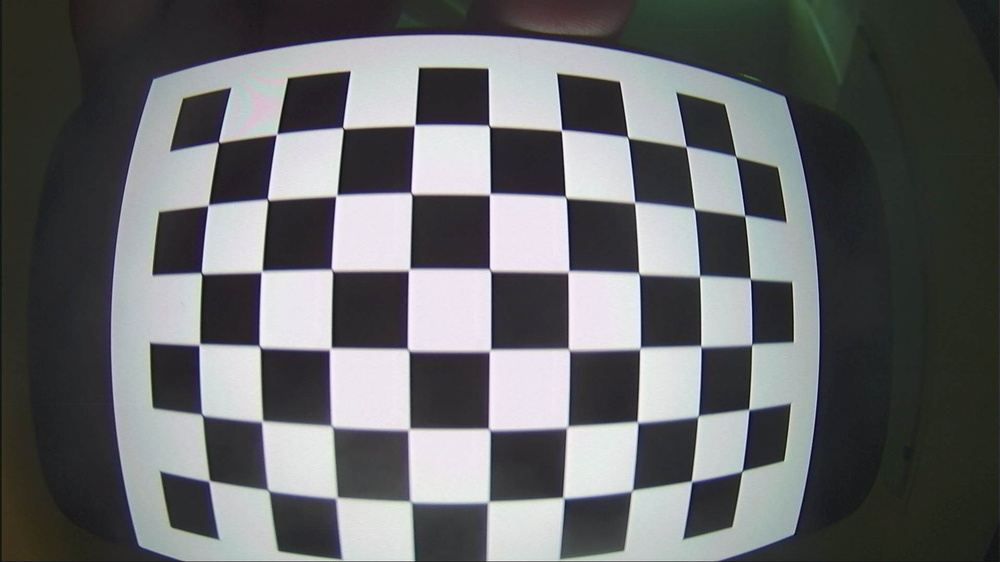
#> input picture .calibration/chessboards/doorcam0150.jpg, 1000 x 562 px, shrunk from 1920 x 1080 before the run; its folder holds only this picture in this run
$ python undistort.py
#> lines starting #> are read from the running program, lines starting #| are printed output that depends on the picture; long printed decimals are rounded
#!/usr/bin/python3

import os
import sys

root = os.path.dirname(os.path.abspath(__file__))
lib = os.path.abspath(os.path.join(root, '../lib'))
sys.path.insert(0, lib)

import numpy as np
import base64
import cv2
import glob
import io

# termination criteria
criteria = (cv2.TERM_CRITERIA_EPS + cv2.TERM_CRITERIA_MAX_ITER, 30, 0.01)

rows = 0
cols = 0
imgs = list()

def calibrate(dirpath, width=9, height=6):
#> called with dirpath = '.calibration/chessboards', width = 9, height = 6
    global rows, cols, imgs

    """ Apply camera calibration operation for images in the given directory path. """
    # prepare object points, like (0,0,0), (1,0,0), (2,0,0) ....,(8,6,0)
    objp = np.zeros((height * width, 3), np.float32)
    objp[:,:2] = np.mgrid[0:width, 0:height].T.reshape(-1, 2)

    # Arrays to store object points and image points from all the images.
    objpoints = []  # 3d point in real world space
    imgpoints = []  # 2d points in image plane.

    images = glob.glob(os.path.join(dirpath, '*.jpg'))

    for fname in sorted(images):
        img = cv2.imread(fname, cv2.IMREAD_GRAYSCALE)
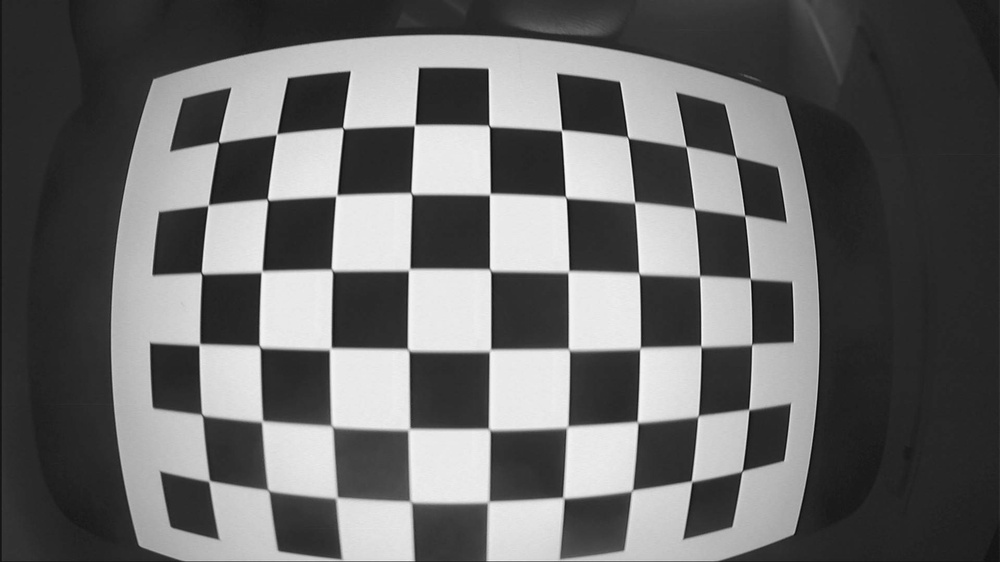
#> img: shape (562, 1000); min 4, max 249, mean 103.2

        # Find the chess board corners
        ret, corners = cv2.findChessboardCorners(img, (width, height), None)
#> ret = True; corners = 54 rows, first 8: [218.4, 142], [276.5, 134.3], [342.6, 127.7], [414.3, 125.4], [489, 125.7], [561.6, 130.2], [627.8, 137.3], [686.1, 146.5]

        # If found, add object points, image points (after refining them)
        if ret:
            print(fname, "chessboard found")
            objpoints.append(objp)

            corners2 = cv2.cornerSubPix(img, corners, (11,11), (-1,-1), criteria)
#> corners2 = 54 rows, first 8: [218.5, 142.3], [276.5, 134.2], [342.8, 128.1], [414.6, 125.2], [489.2, 125.9], [561.5, 130.3], [627.8, 137.5], [686.1, 146.5]
            imgpoints.append(corners2)

            imgs.append(fname)
            rows, cols = img.shape[:2]
#> rows = 562; cols = 1000
        else:
            print(fname, "chessboard not found")

    ret, mtx, dist, rvecs, tvecs = cv2.calibrateCamera(objpoints, imgpoints, img.shape[::-1], None, None)
#> ret = 0.219; mtx = [[375.8, 0, 472.5], [0, 373.2, 312.7], [0, 0, 1]]; dist = [[-0.256, 0.0868, -0.000523, -0.00147, -0.0166]]; rvecs = ([-0.0396, -0.037, 0.0042],); tvecs = ([-3.77, -2.55, 4.57],)

    return [ret, mtx, dist, rvecs, tvecs]


if __name__ == '__main__':
    image_dir = os.path.join(root, 'chessboards')
    ret, mtx, dist, rvecs, tvecs = calibrate(image_dir, 9, 6)
#> ret = 0.219; mtx = [[375.8, 0, 472.5], [0, 373.2, 312.7], [0, 0, 1]]; dist = [[-0.256, 0.0868, -0.000523, -0.00147, -0.0166]]; rvecs = ([-0.0396, -0.037, 0.0042],); tvecs = ([-3.77, -2.55, 4.57],)
    print("Calibration is finished\n")
    print("RMS:", ret)
#| RMS: 0.2191

    newcammtx, roi = cv2.getOptimalNewCameraMatrix(mtx, dist, (cols, rows), 0, (cols, rows))
#> newcammtx = [[375.8, 0, 472.5], [0, 373.2, 312.7], [0, 0, 1]]; roi = (0, 0, 999, 561)
    _, _, w, h = roi
#> w = 999; h = 561
    print("ROI: 1920x1080 -> {}x{}".format(w, h))
#| ROI: 1920x1080 -> 999x561

    mapx, mapy = cv2.initUndistortRectifyMap(mtx, dist, None, newcammtx, (cols, rows), 5)
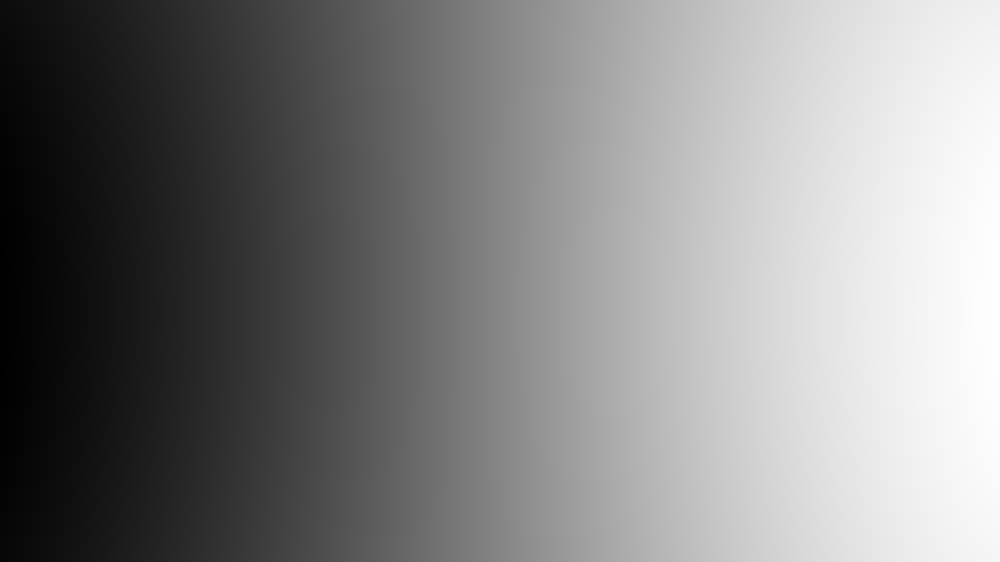
#> mapx: shape (562, 1000) float32; min 117.3, max 840.9, mean 490.4; drawn with min black and max white
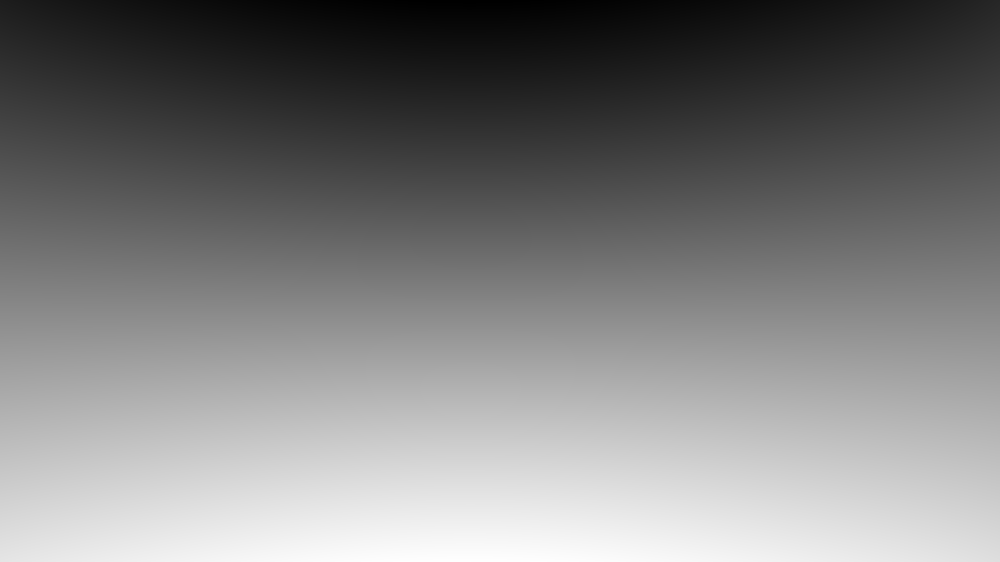
#> mapy: shape (562, 1000) float32; min 44.29, max 536.4, mean 286.8; drawn with min black and max white

    for fname in imgs:
        img = cv2.imread(fname)
#> img is the input picture: shape (562, 1000, 3); mean B, G, R 105, 103.4, 102.1
        dst = cv2.remap(img, mapx, mapy, cv2.INTER_LINEAR)
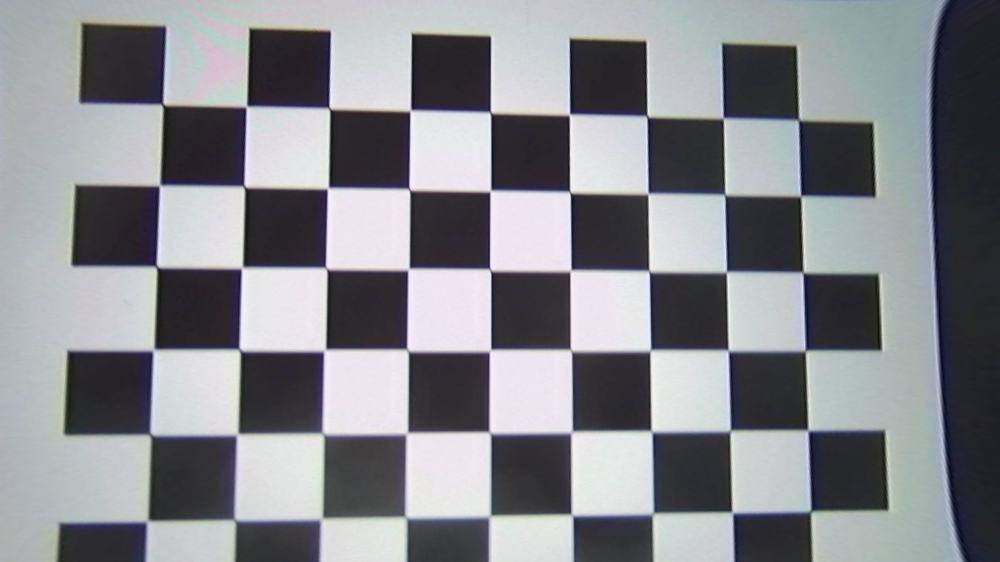
#> dst: shape (562, 1000, 3); mean B, G, R 139.9, 135.8, 133.8
        dstpath = os.path.join(root, 'result', os.path.basename(fname))
        cv2.imwrite(dstpath, dst)

    # [5 lines of commented-out code are left out]

    cv_file = cv2.FileStorage('/dev/shm/kd.yml', cv2.FILE_STORAGE_WRITE)
    cv_file.write("K", mtx)
    cv_file.write("D", dist)
    cv_file.release()

    with open('/dev/shm/kd.yml', 'r') as f:
        print('\nUndistortion matrix:\n')
        sys.stdout.write(f.read())

    print(cols, rows)
#| 1000 562

    os.unlink('/dev/shm/kd.yml')

$ run again, on .calibration/chessboards/doorcam0167.jpg
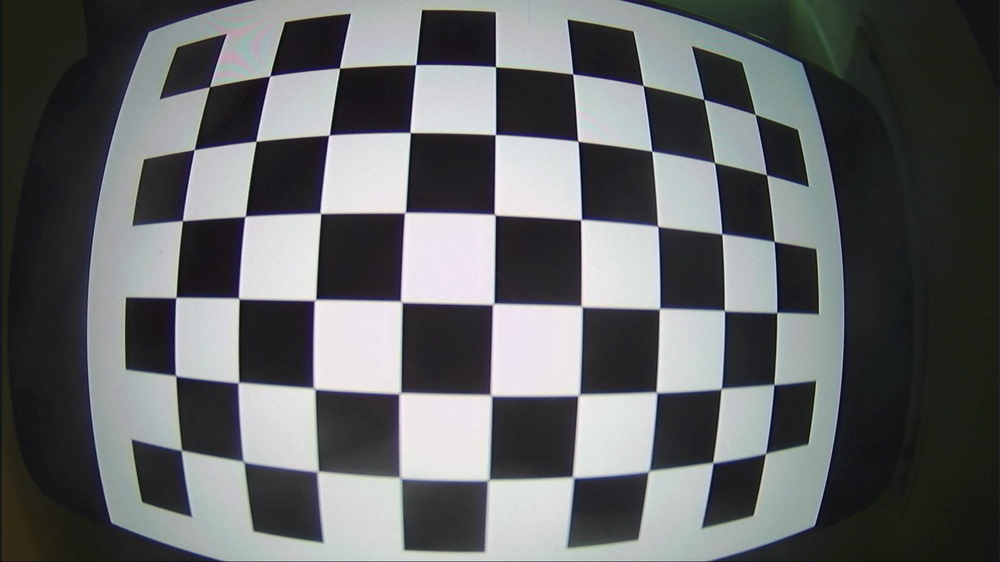
#> input picture .calibration/chessboards/doorcam0167.jpg, 1000 x 562 px, shrunk from 1920 x 1080 before the run
#> in calibrate, `img = cv2.imread(fname, cv2.IMREAD_GRAYSCALE)`:
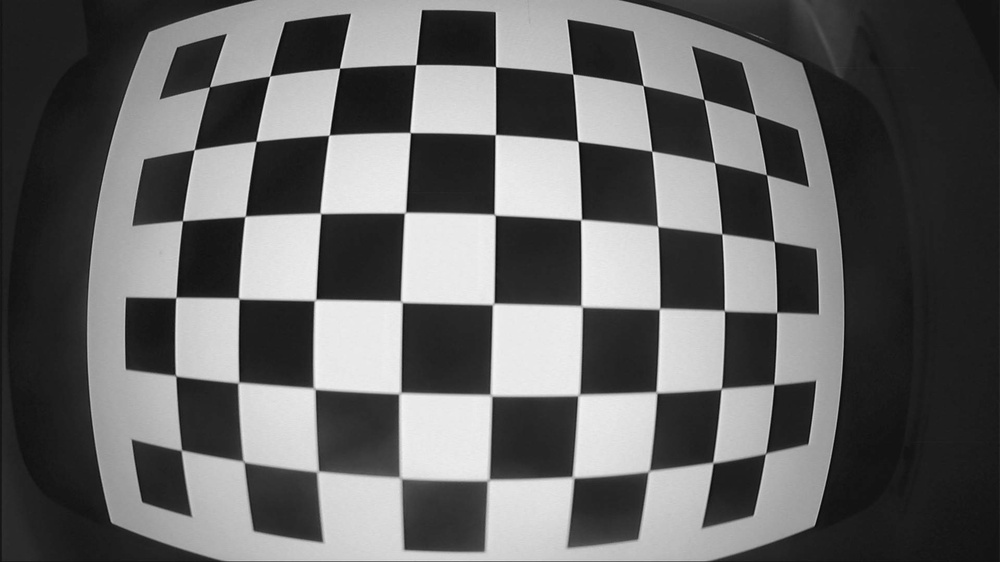
#> img: shape (562, 1000); min 4, max 244, mean 100.4
#> in calibrate, `ret, corners = cv2.findChessboardCorners(img, (width, height), None)`: ret = True; corners = 54 rows, first 8: [209.5, 86.7], [269.7, 76.09], [339.5, 68], [415.9, 64.62], [495.6, 66.66], [572.7, 74.02], [643.2, 85.48], [703.9, 99.48]
#> corners2 = 54 rows, first 8: [209.5, 86.76], [269.7, 75.98], [339.5, 68.07], [415.8, 64.65], [495.5, 66.62], [572.7, 73.99], [643.1, 85.49], [703.8, 99.44]
#> in calibrate, `ret, mtx, dist, rvecs, tvecs = cv2.calibrateCamera(objpoints, imgpoint..`: ret = 0.22; mtx = [[500.2, 0, 470.3], [0, 500.1, 313.6], [0, 0, 1]]; dist = [[-0.462, 0.291, -0.00107, -0.000812, -0.106]]; rvecs = ([-0.0293, -0.0415, 0.0232],); tvecs = ([-3.68, -3.2, 5.37],)
#> `ret, mtx, dist, rvecs, tvecs = calibrate(image_dir, 9, 6)`: ret = 0.22; mtx = [[500.2, 0, 470.3], [0, 500.1, 313.6], [0, 0, 1]]; dist = [[-0.462, 0.291, -0.00107, -0.000812, -0.106]]; rvecs = ([-0.0293, -0.0415, 0.0232],); tvecs = ([-3.68, -3.2, 5.37],)
#| RMS: 0.2203
#> newcammtx = [[500.2, 0, 470.3], [0, 500.1, 313.6], [0, 0, 1]]; roi = (0, 0, 999, 561)
#> w = 999; h = 561
#| ROI: 1920x1080 -> 999x561
#> img is the input picture: shape (562, 1000, 3); mean B, G, R 102.6, 100.9, 98.7
#> `dst = cv2.remap(img, mapx, mapy, cv2.INTER_LINEAR)`:
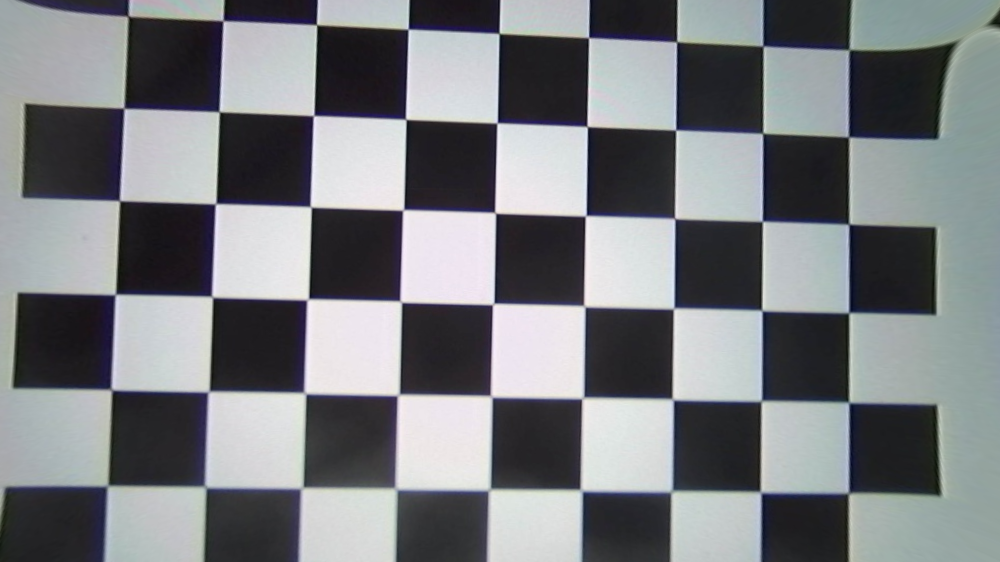
#> dst: shape (562, 1000, 3); mean B, G, R 128.2, 124.8, 122.1
#| 1000 562

$ run again, on .calibration/chessboards/doorcam0183.jpg
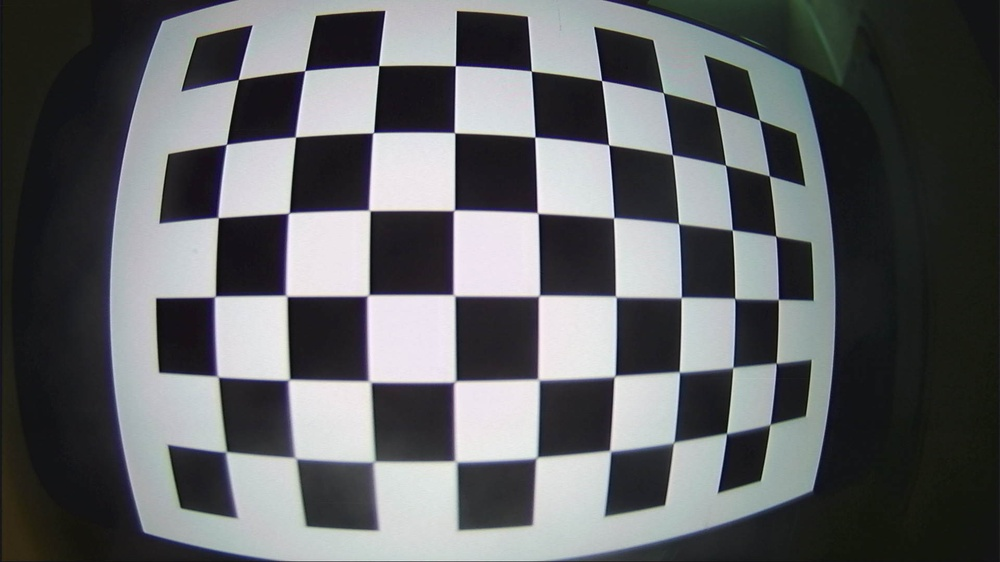
#> input picture .calibration/chessboards/doorcam0183.jpg, 1000 x 562 px, shrunk from 1920 x 1080 before the run
#> in calibrate, `img = cv2.imread(fname, cv2.IMREAD_GRAYSCALE)`:
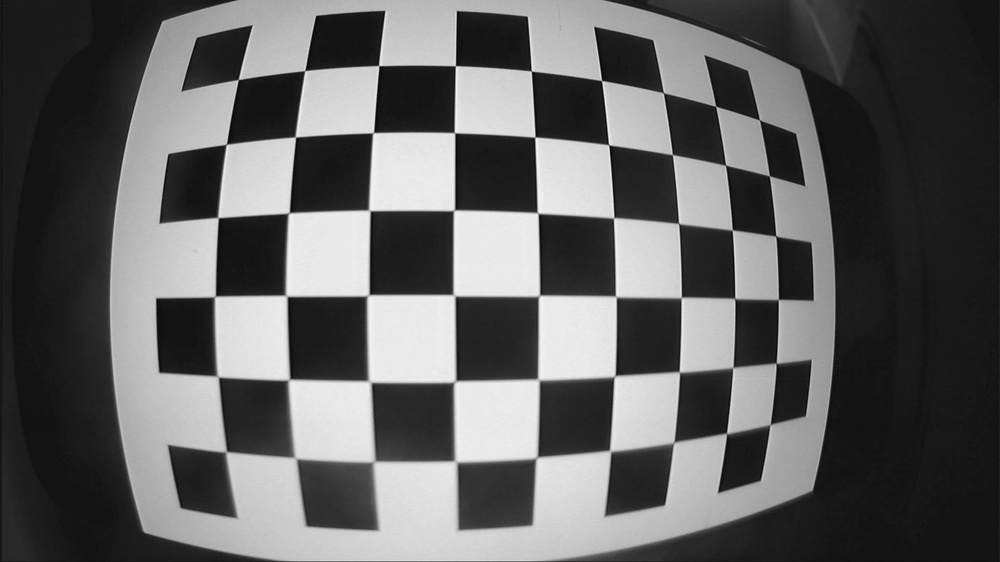
#> img: shape (562, 1000); min 2, max 246, mean 97.6
#> in calibrate, `ret, corners = cv2.findChessboardCorners(img, (width, height), None)`: ret = True; corners = 54 rows, first 8: [238.3, 79.52], [304.7, 70.61], [378.7, 65.62], [455.4, 65.72], [531.4, 71.06], [601.6, 80.52], [663.4, 92.62], [715.7, 106.2]
#> corners2 = 54 rows, first 8: [238.3, 79.54], [304.7, 70.59], [378.7, 65.58], [455.4, 65.71], [531.3, 71], [601.6, 80.48], [663.4, 92.72], [715.7, 106.3]
#> in calibrate, `ret, mtx, dist, rvecs, tvecs = cv2.calibrateCamera(objpoints, imgpoint..`: ret = 0.301; mtx = [[289.3, 0, 473], [0, 289, 324], [0, 0, 1]]; dist = [[-0.15, 0.0291, -0.00378, -0.000187, -0.00336]]; rvecs = ([0.0132, -0.068, -0.00335],); tvecs = ([-3.22, -3.32, 3.09],)
#> `ret, mtx, dist, rvecs, tvecs = calibrate(image_dir, 9, 6)`: ret = 0.301; mtx = [[289.3, 0, 473], [0, 289, 324], [0, 0, 1]]; dist = [[-0.15, 0.0291, -0.00378, -0.000187, -0.00336]]; rvecs = ([0.0132, -0.068, -0.00335],); tvecs = ([-3.22, -3.32, 3.09],)
#| RMS: 0.3014
#> newcammtx = [[289.3, 0, 473], [0, 289, 324], [0, 0, 1]]; roi = (0, 0, 999, 561)
#> w = 999; h = 561
#| ROI: 1920x1080 -> 999x561
#> img is the input picture: shape (562, 1000, 3); mean B, G, R 100.2, 97.9, 96.1
#> `dst = cv2.remap(img, mapx, mapy, cv2.INTER_LINEAR)`:
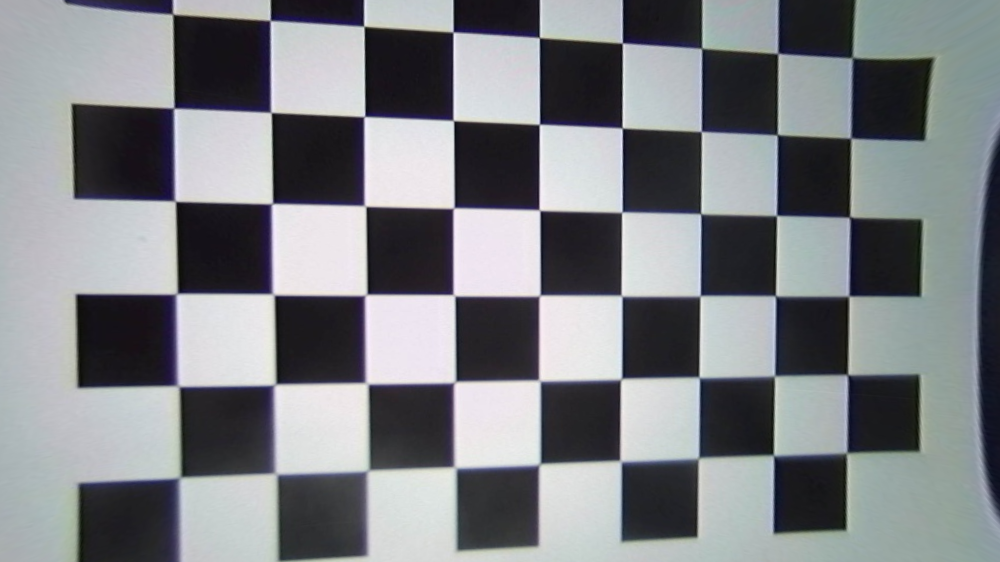
#> dst: shape (562, 1000, 3); mean B, G, R 133, 129, 126.3
#| 1000 562
